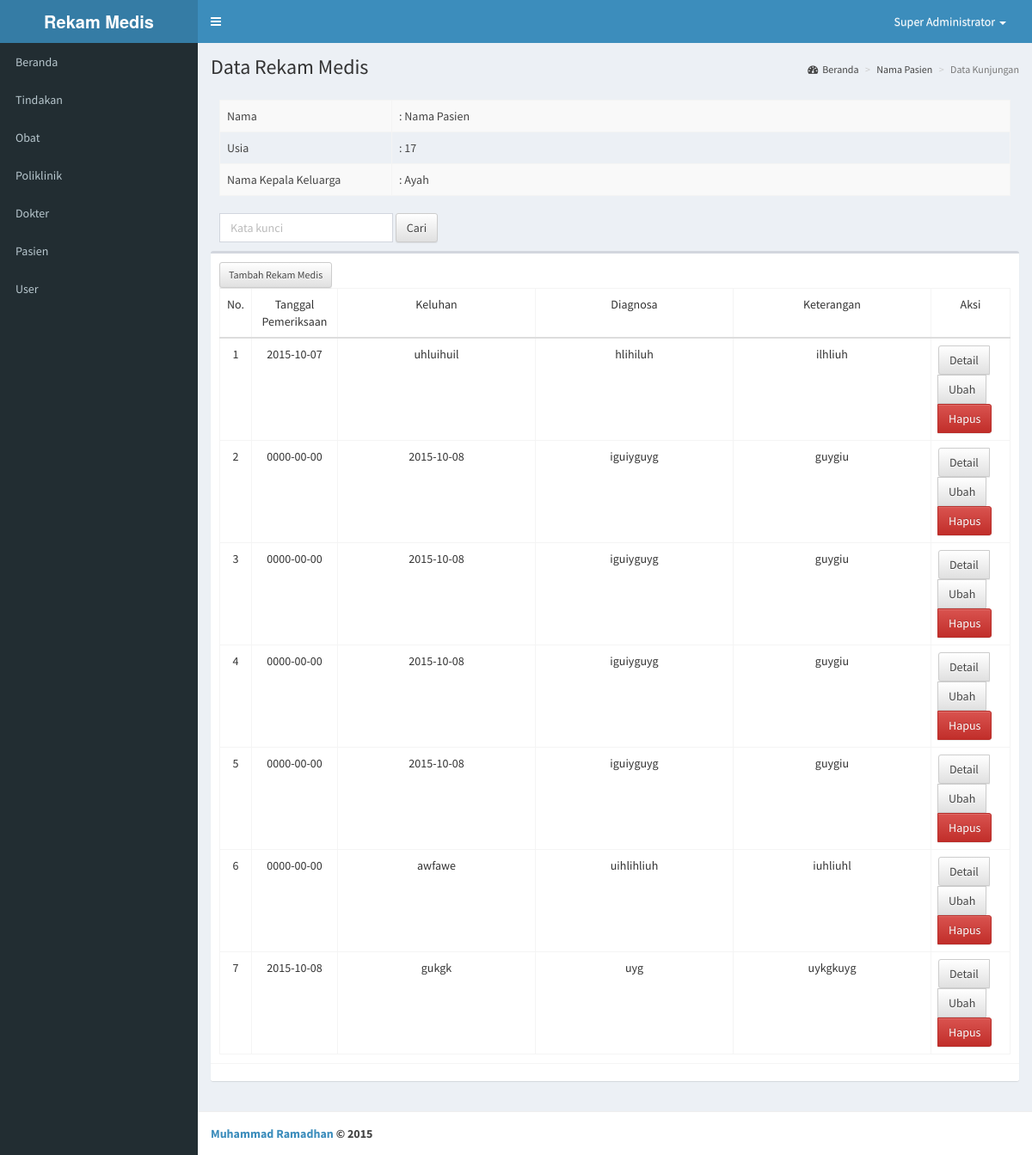
The page /rekam_medis/index.php?pasien=1 (signed in) on the database its author committed.
### tables this page shows
CREATE TABLE IF NOT EXISTS `tb_pasien` (
  `no_pasien` int(11) NOT NULL,
  `nm_pasien` varchar(100) NOT NULL,
  `j_kel` varchar(50) NOT NULL,
  `agama` varchar(50) NOT NULL,
  `alamat` text NOT NULL,
  `tgl_lhr` date NOT NULL,
  `usia` varchar(10) NOT NULL,
  `no_tlp` varchar(20) NOT NULL,
  `nm_kk` varchar(100) NOT NULL,
  `hub_kel` varchar(50) NOT NULL
);

CREATE TABLE IF NOT EXISTS `tb_rekam_medis` (
  `no_rm` int(11) NOT NULL,
  `kd_tindakan` int(11) NOT NULL,
  `kd_obat` int(11) NOT NULL,
  `no_pasien` int(11) NOT NULL,
  `diagnosa` text NOT NULL,
  `resep` text NOT NULL,
  `keluhan` text NOT NULL,
  `tgl_pemeriksaan` date NOT NULL,
  `ket` text NOT NULL
);

### include/function.php (called while the page is built, shortened)
	<?php
	function ambil_satu_data($table,$parameter,$id) {
		$row = mysql_query("SELECT * FROM $table WHERE $parameter = $id");
		if ($row) {
			return mysql_fetch_array($row);
		}
	}
?>

### rekam_medis/index.php (the view, shortened to what this page needs)
<?php
	include '../include/function.php';
	$id_pasien = $_GET['pasien'];
	$data = ambil_satu_data('tb_pasien','no_pasien',$id_pasien);
	include '../include/_header.php';
?>
			<div class="content-wrapper" >
				<section class="content-header">
					<h1>
						Data Rekam Medis
					</h1>
					<ol class="breadcrumb">
						<li><a href="../index.php"><i class="fa fa-dashboard"></i>Beranda</a></li>
						<li><a href="../pasien/detail.php?id=<?php echo $data['no_pasien'] ?>"><?php echo $data['nm_pasien'] ?></a></li>
						<li class="active">Data Kunjungan</li>
					</ol>
				</section>
				<section class="content">
					<div class="row">
						<div class="col-md-12">
							<div class="box-header">
								<table class="table table-bordered table-responsive table-striped table-hover">
										<tr>
											<td width="200">Nama</td>
											<td>: <?php echo $data['nm_pasien'] ?></td>
										</tr>
										<tr>
											<td>Usia</td>
											<td>: <?php echo $data['usia'] ?></td>
										</tr>
										<tr>
											<td>Nama Kepala Keluarga</td>
											<td>: <?php echo $data['nm_kk'] ?></td>
										</tr>
									</table>
								<form action="cari.php" method="post" class="form-inline">
									<div class="form-group" id="keyword">
										<input type="text" class="form-control" id="form-keyword" name="keyword" placeholder="Kata kunci" required>
									</div>
									<button type="submit" class="btn btn-default">Cari</button>
								</form>
							</div>
							<div class="box">
								<div class="box-body table-responsive">
									<a href="tambah.php?pasien=<?php echo $id_pasien ?>"><button type="button" class="btn btn-default btn-sm">Tambah Rekam Medis</button></a>
									<table class="table table-bordered table-responsive">
									  	<tr align="center">
									  		<td width="30">No.</td>
											<td width="100">Tanggal Pemeriksaan</td>
											<td width="230">Keluhan</td>
											<td width="230">Diagnosa</td>
											<td width="230">Keterangan</td>
											<td>Aksi</td>
									  	</tr>
									  	<tbody>
									  		<?php
									  			$batas = 10;
									  			$page = $_GET['page'];
									  			if (!$page) {
									  				$page = 1;
									  			}
									  			$start = ($page-1) * $batas;
									  			$no = $start;
									  			$data = mysql_query("SELECT * FROM tb_rekam_medis
									  								 WHERE no_pasien = $id_pasien ");
									  			while ($row = mysql_fetch_array($data)) :
									  				$no++;
									  			?>
									  			<tr align="center">
									  				<td><?php echo $no ?></td>
									  				<td><?php echo $row['tgl_pemeriksaan'] ?></td>
									  				<td><?php echo $row['keluhan'] ?></td>
									  				<td><?php echo $row['diagnosa'] ?></td>
									  				<td><?php echo $row['ket'] ?></td>
									  				<td>
									  					<div class="btn-group">
									  						<a href="detail.php?id=<?php echo $row['no_rm'].'&pasien='.$row['no_pasien'] ?>" class="btn btn-default btn-small" >Detail</a>
										  					<a href="ubah.php?id=<?php echo $row['no_rm'].'&pasien='.$row['no_pasien'] ?>" class="btn btn-default btn-small" >Ubah</a>
										  					<a href="hapus.php?id=<?php echo $row['no_rm'].'&pasien='.$row['no_pasien'] ?>" class="btn btn-danger btn-small" onclick="return confirm('Anda yakin ingin menghapus?')">Hapus</a>
									  					</div>
									  				</td>
									  			</tr>
									  			<?php
									  			endwhile;
									  		?>
										</tbody>
									</table>
								</div>
								<div class="box-footer">
								</div>
							</div>
						</div>
					</div>
				</section>
			</div>
<?php include '../include/_footer.php' ?>

### rows shown on the page
tb_pasien: nm_pasien "Nama Pasien", usia "17", nm_kk "Ayah"
tb_rekam_medis: tgl_pemeriksaan "2015-10-07", keluhan "uhluihuil", diagnosa "hlihiluh", ket "ilhliuh"
tb_rekam_medis: tgl_pemeriksaan "0000-00-00", keluhan "2015-10-08", diagnosa "iguiyguyg", ket "guygiu"
tb_rekam_medis: tgl_pemeriksaan "0000-00-00", keluhan "2015-10-08", diagnosa "iguiyguyg", ket "guygiu"
tb_rekam_medis: tgl_pemeriksaan "0000-00-00", keluhan "2015-10-08", diagnosa "iguiyguyg", ket "guygiu"
tb_rekam_medis: tgl_pemeriksaan "0000-00-00", keluhan "2015-10-08", diagnosa "iguiyguyg", ket "guygiu"
tb_rekam_medis: tgl_pemeriksaan "0000-00-00", keluhan "awfawe", diagnosa "uihlihliuh", ket "iuhliuhl"
tb_rekam_medis: tgl_pemeriksaan "2015-10-08", keluhan "gukgk", diagnosa "uyg", ket "uykgkuyg"

### other values the page prints
$_SESSION['nama'] "Super Administrator"
